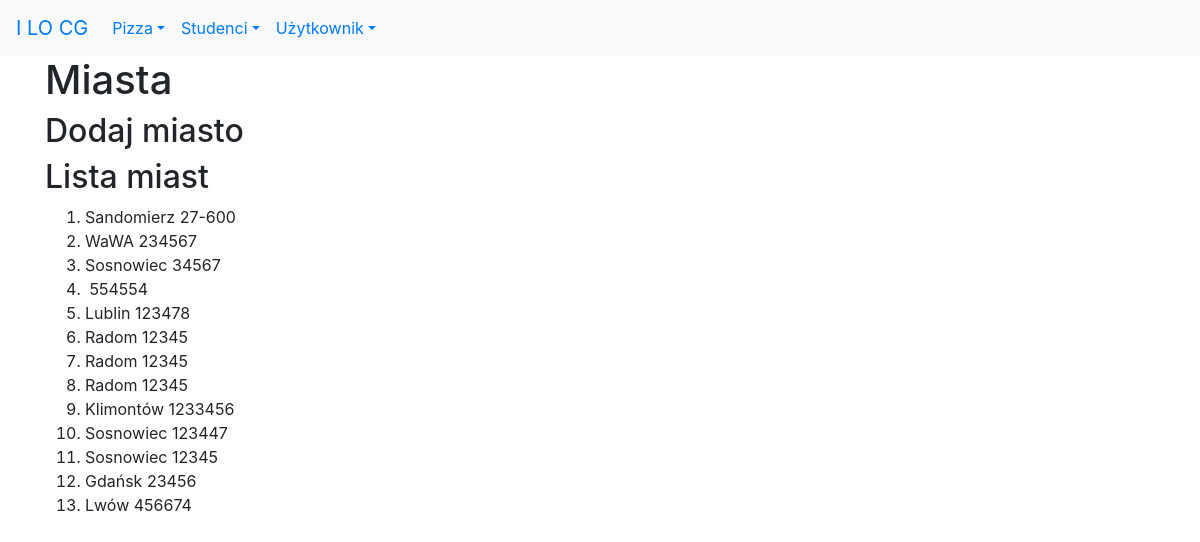
The page /miasta/dodaj on the database as committed earlier.
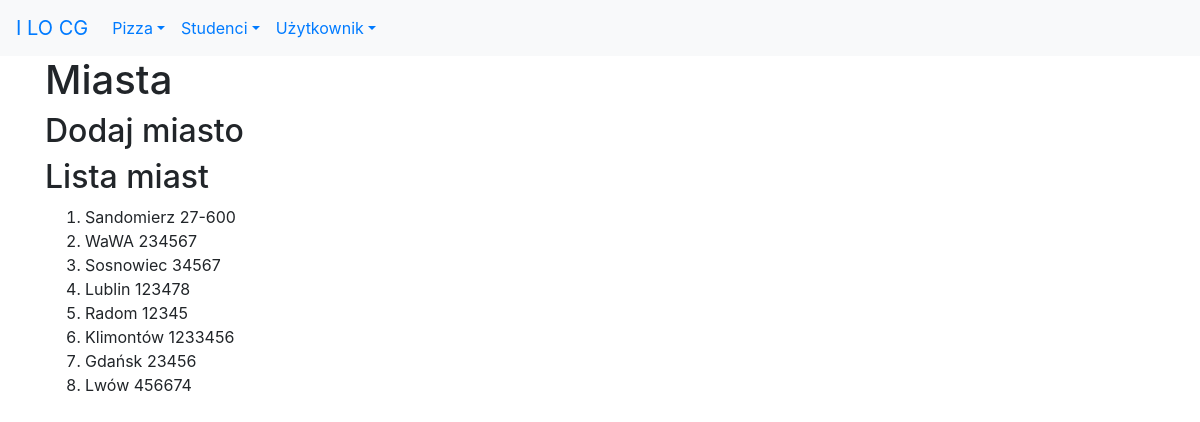
The same page on the database as committed later.
### studenci/models.py (models this page shows, shortened)
class Miasto(models.Model):
    nazwa = models.CharField(verbose_name='miasto', max_length=30)
    kod = models.CharField(max_length=6, help_text="Wpisz kod pocztowy")
    class Meta:
        verbose_name_plural = "miasta"

### studenci/views.py (the view)
# urls.py: path('miasta/', ListView.as_view(model=Miasto,context_object_name='miasta',template_name='studenci/lista_miast.html'), name='miasta_lista'),
def miasta(request):
    if request.method == 'POST':
        form = MiastaForm(request.POST)
        if form.is_valid():
            print(form.cleaned_data)
            m = Miasto(nazwa=form.cleaned_data['nazwa'], kod=form.cleaned_data['kod'])
            m.save()
            messages.success(request, "Dobrze!!!")
            return redirect(reverse('studenci:miasta'))
        else:
            messages.error(request, "Ło ty oszukisto!!!")
    else:
        form = MiastaForm()
    miasta = Miasto.objects.all()
    kontekst = {'miasta': miasta, 'form': form}
    return render(request, 'studenci/miasta.html', kontekst)

### studenci/templates/studenci/miasta.html (shortened to what this page needs)
{% extends 'szablon.html' %}
{% block naglowek %}Miasta{% endblock naglowek %}
{% block tresc %}
    {% load crispy_forms_tags %}
<h2>Dodaj miasto</h2>
<h2>Lista miast</h2>
<ol>
    {% for miasto in miasta %}
        <li>{{ miasto.nazwa }}&nbsp;{{ miasto.kod }}</li>
    {% endfor %}
</ol>
{% endblock tresc %}

Rows that differ between the two databases and show on the page:
removed Miasto: kod "554554"
removed Miasto: nazwa "Radom", kod "12345"
removed Miasto: nazwa "Radom", kod "12345"
removed Miasto: nazwa "Sosnowiec", kod "123447"
removed Miasto: nazwa "Sosnowiec", kod "12345"
